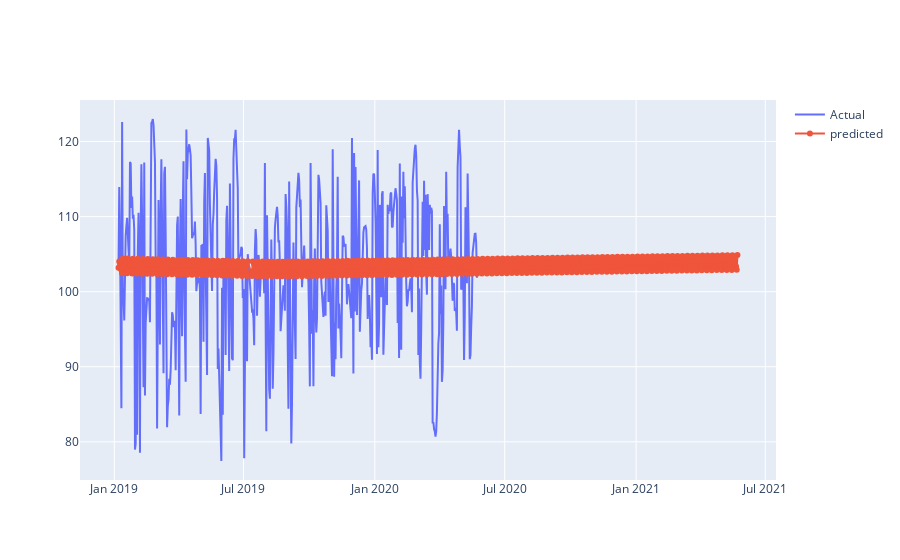

Source (notebook cell):
### Code cell
fig = go.Figure([go.Scatter(x=df['ds'], y=df['y'],mode='lines',
                    name='Actual')])
fig.add_trace(go.Scatter(x=prediction['ds'], y=prediction['yhat'],
                   mode='lines+markers',
                    name='predicted'))
fig.show()

### Figure 1 — Plotly figure (JSON) as saved in the notebook; plotly's stock layout.template omitted (floating-point values rounded to 4 significant figures; data arrays with more than 128 entries replaced by an {"elided": "..."} marker saying what was removed)
{"data": [{"mode": "lines", "name": "Actual", "type": "scatter", "x": {"elided": "498 str values"}, "y": {"elided": "498 float values"}}, {"mode": "lines+markers", "name": "predicted", "type": "scatter", "x": {"elided": "863 str values"}, "y": {"elided": "863 float values"}}], "layout": {}}
